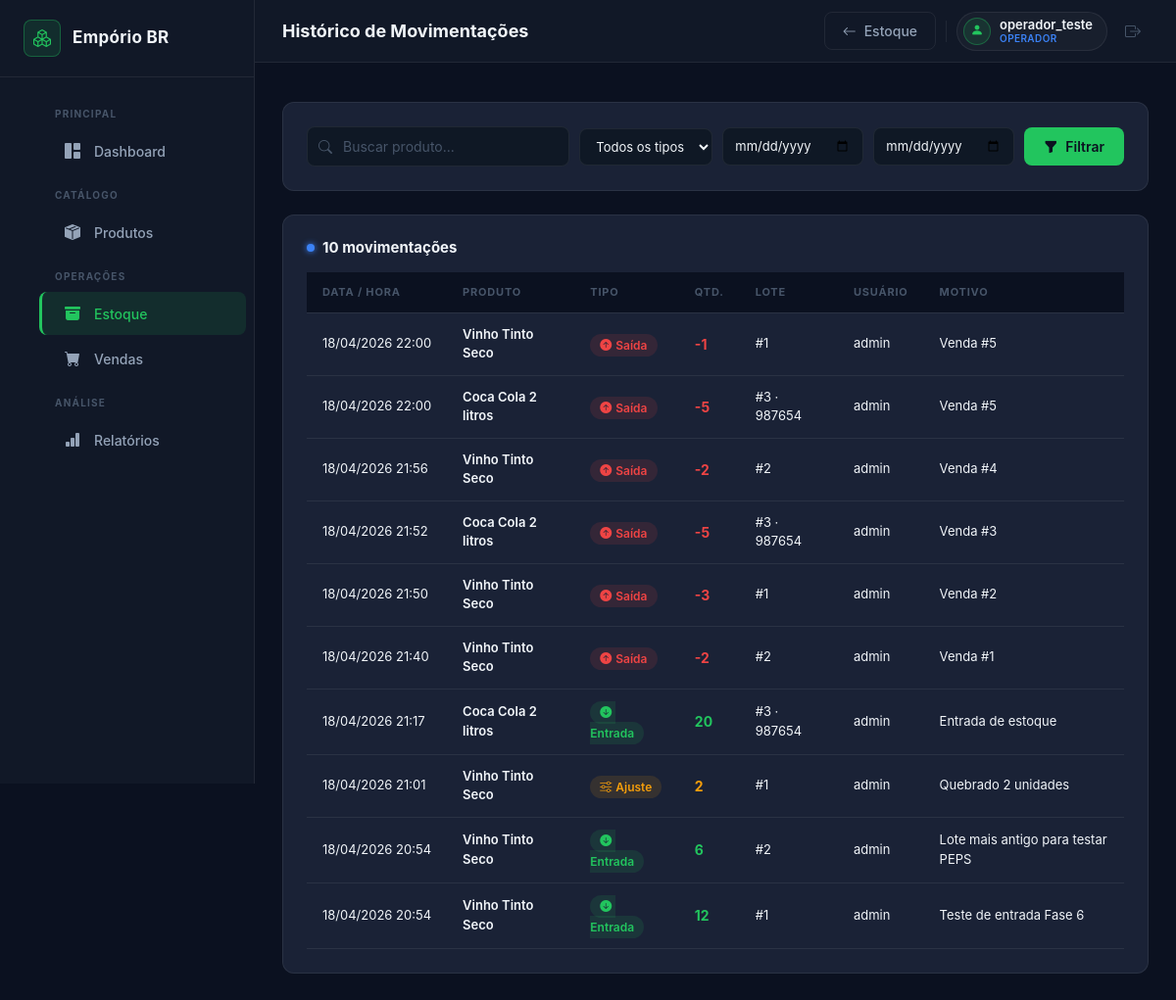
Page /movimentacoes (signed in) on the earlier database version.
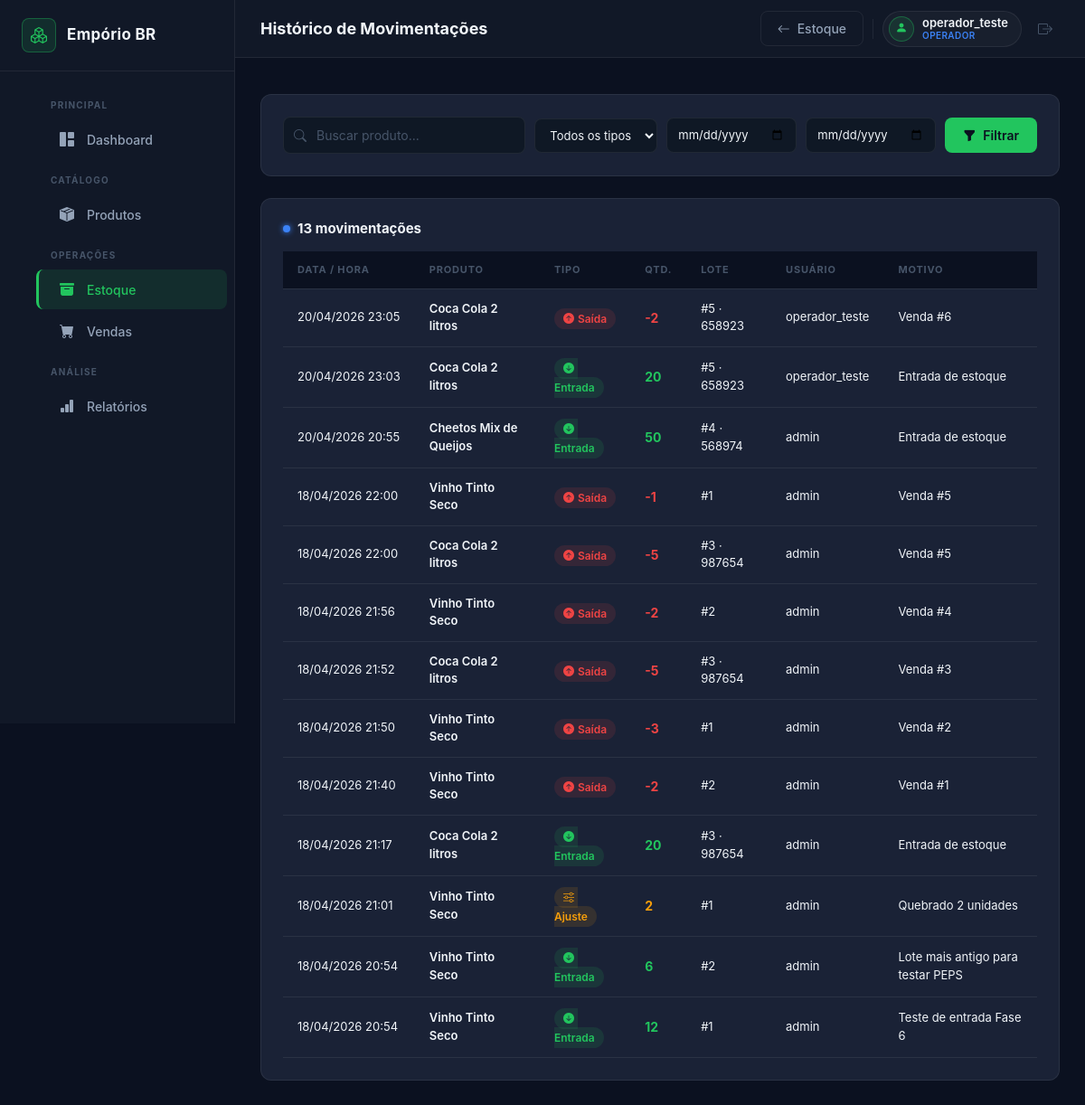
Same page on the later database version.
### app/models/models.py (models this page shows, shortened)
class Usuario(UserMixin, db.Model):
    __tablename__ = 'usuarios'
    id = db.Column(db.Integer, primary_key=True)
    nome = db.Column(db.String(100), nullable=False)
    senha_hash = db.Column(db.String(255), nullable=False)
    perfil = db.Column(db.String(20), nullable=False, default='operador')  # 'admin' ou 'operador'
    ativo = db.Column(db.Boolean, default=True)
    movimentacoes = db.relationship('Movimentacao', backref='usuario', lazy='dynamic')
    vendas = db.relationship('Venda', backref='usuario', lazy='dynamic')
    @property
    def is_admin(self):
        return self.perfil == 'admin'

class Movimentacao(db.Model):
    __tablename__ = 'movimentacoes'
    id = db.Column(db.Integer, primary_key=True)
    produto_id = db.Column(db.Integer, db.ForeignKey('produtos.id'), nullable=False)
    lote_id = db.Column(db.Integer, db.ForeignKey('lotes.id'))
    tipo = db.Column(db.String(20), nullable=False)  # 'entrada', 'saida', 'ajuste'
    quantidade = db.Column(db.Integer, nullable=False)
    data = db.Column(db.DateTime, default=lambda: datetime.now(timezone.utc))
    usuario_id = db.Column(db.Integer, db.ForeignKey('usuarios.id'), nullable=False)
    motivo = db.Column(db.String(200))

class Produto(db.Model):
    __tablename__ = 'produtos'
    id = db.Column(db.Integer, primary_key=True)
    nome = db.Column(db.String(150), nullable=False)
    categoria_id = db.Column(db.Integer, db.ForeignKey('categorias.id'), nullable=False)
    fabricante = db.Column(db.String(100))
    volume = db.Column(db.String(30))
    peso = db.Column(db.String(30))
    codigo_barras = db.Column(db.String(50), unique=True)
    margem_lucro = db.Column(db.Float, nullable=False, default=30.0)
    preco_custo = db.Column(db.Float, nullable=False, default=0.0)
    preco_venda = db.Column(db.Float, nullable=False, default=0.0)
    estoque_minimo = db.Column(db.Integer, nullable=False, default=5)
    estoque_maximo = db.Column(db.Integer, nullable=False, default=100)
    ativo = db.Column(db.Boolean, default=True)
    lotes = db.relationship('Lote', backref='produto', lazy='dynamic')
    movimentacoes = db.relationship('Movimentacao', backref='produto', lazy='dynamic')

class Lote(db.Model):
    __tablename__ = 'lotes'
    id = db.Column(db.Integer, primary_key=True)
    produto_id = db.Column(db.Integer, db.ForeignKey('produtos.id'), nullable=False)
    numero_lote = db.Column(db.String(60))
    quantidade = db.Column(db.Integer, nullable=False, default=0)
    data_validade = db.Column(db.Date)
    data_entrada = db.Column(db.DateTime, default=lambda: datetime.now(timezone.utc))
    itens_venda = db.relationship('ItemVenda', backref='lote', lazy='dynamic')
    movimentacoes = db.relationship('Movimentacao', backref='lote', lazy='dynamic')

### app/routes/estoque.py (the view, shortened to what this page needs)
@estoque_bp.route('/movimentacoes')
@login_required
def movimentacoes():
    busca = request.args.get('q', '').strip()
    tipo = request.args.get('tipo', '')
    data_ini = request.args.get('data_ini', '')
    data_fim = request.args.get('data_fim', '')
    pagina = request.args.get('pagina', 1, type=int)
    query = (
        Movimentacao.query
        .join(Produto, Movimentacao.produto_id == Produto.id)
        .order_by(Movimentacao.data.desc())
    )
    if busca:
        query = query.filter(Produto.nome.ilike(f'%{busca}%'))
    if tipo:
        query = query.filter(Movimentacao.tipo == tipo)
    paginacao = query.paginate(page=pagina, per_page=POR_PAGINA, error_out=False)
    return render_template(
        'estoque/movimentacoes.html',
        paginacao=paginacao,
        busca=busca,
        tipo=tipo,
        data_ini=data_ini,
        data_fim=data_fim,
    )

### app/models/models.py (called while the page is built)
@login_manager.user_loader
def load_user(user_id):
    return Usuario.query.get(int(user_id))

### app/templates/estoque/movimentacoes.html (shortened to what this page needs)
{% extends 'base.html' %}
{% block page_title %}Histórico de Movimentações{% endblock %}
{% block topbar_actions %}
  <a href="{{ url_for('estoque.visao_geral') }}" class="btn-outline">
    <i class="bi bi-arrow-left"></i> Estoque
  </a>
{% endblock %}
{% block content %}
<div class="card-dark mb-4">
  <form method="GET" action="{{ url_for('estoque.movimentacoes') }}" class="filter-row flex-wrap">
    <div class="filter-input">
      <input type="text" name="q" value="{{ busca }}"
             placeholder="Buscar produto..." class="filter-control">
    </div>
    <select name="tipo" class="filter-select">
      <option value="">Todos os tipos</option>
    </select>
    <input type="date" name="data_ini" value="{{ data_ini }}"
           class="filter-select" title="Data inicial">
    <input type="date" name="data_fim" value="{{ data_fim }}"
           class="filter-select" title="Data final">
    <button type="submit" class="btn-accent">
      <i class="bi bi-funnel-fill"></i> Filtrar
    </button>
  </form>
</div>
<div class="card-dark">
  <div class="section-header mb-3">
    <div class="section-title-group">
      <span class="section-dot dot-blue"></span>
      <h5 class="section-title">{{ paginacao.total }} movimentaç{{ 'ão' if paginacao.total == 1 else 'ões' }}</h5>
    </div>
  </div>
  {% if paginacao.items %}
    <div class="table-scroll">
      <table class="table-dark-custom">
        <thead>
          <tr>
            <th>Data / Hora</th>
            <th>Produto</th>
            <th>Tipo</th>
            <th>Qtd.</th>
            <th>Lote</th>
            <th>Usuário</th>
            <th>Motivo</th>
          </tr>
        </thead>
        <tbody>
          {% for m in paginacao.items %}
          <tr>
            <td class="text-muted-col nowrap">
              {{ m.data.strftime('%d/%m/%Y %H:%M') if m.data else '—' }}
            </td>
            <td>
              <span class="product-name">{{ m.produto.nome }}</span>
            </td>
            <td>
              {% if m.tipo == 'entrada' %}
                <span class="badge-green"><i class="bi bi-arrow-down-circle-fill me-1"></i>Entrada</span>
              {% elif m.tipo == 'saida' %}
                <span class="badge-red"><i class="bi bi-arrow-up-circle-fill me-1"></i>Saída</span>
              {% else %}
                <span class="badge-yellow"><i class="bi bi-sliders me-1"></i>Ajuste</span>
              {% endif %}
            </td>
            <td>
              <strong class="{% if m.tipo == 'saida' %}value-danger{% elif m.tipo == 'entrada' %}value-ok{% else %}value-warning{% endif %}">
                {% if m.tipo == 'saida' %}-{% elif m.quantidade > 0 and m.tipo == 'ajuste' %}+{% endif %}{{ m.quantidade | abs }}
              </strong>
            </td>
            <td class="text-muted-col">
              {% if m.lote %}
                #{{ m.lote_id }}{% if m.lote.numero_lote %} · {{ m.lote.numero_lote }}{% endif %}
              {% else %}—{% endif %}
            </td>
            <td class="text-muted-col">{{ m.usuario.nome }}</td>
            <td class="text-muted-col">{{ m.motivo or '—' }}</td>
          </tr>
          {% endfor %}
        </tbody>
      </table>
    </div>
  {% else %}
    <div class="empty-state">
      <i class="bi bi-clock-history empty-icon-green"></i>
      <p>Nenhuma movimentação encontrada com os filtros aplicados.</p>
    </div>
  {% endif %}
</div>
{% endblock %}

### app/templates/base.html (shortened to what this page needs)
<!DOCTYPE html>
<html lang="pt-BR">
<head>
  <link href="https://cdn.jsdelivr.net/npm/bootstrap@5.3.3/dist/css/bootstrap.min.css" rel="stylesheet">
  <link href="https://cdn.jsdelivr.net/npm/bootstrap-icons@1.11.3/font/bootstrap-icons.min.css" rel="stylesheet">
  <link href="{{ url_for('static', filename='css/styles.css') }}" rel="stylesheet">
</head>
<body>
<div class="layout-wrapper">
  <aside class="sidebar" id="sidebar">
    <div class="sidebar-brand">
      <span class="brand-icon"><i class="bi bi-boxes"></i></span>
      <span class="brand-name">Empório BR</span>
    </div>
    <nav class="sidebar-nav">
      <ul>
        <li class="nav-label">Principal</li>
        <li>
          <a href="{{ url_for('main.dashboard') }}"
             class="{{ 'active' if request.endpoint == 'main.dashboard' }}">
            <i class="bi bi-grid-1x2-fill"></i>
            <span>Dashboard</span>
          </a>
        </li>
        <li class="nav-label">Catálogo</li>
        <li>
          <a href="{{ url_for('produtos.lista_produtos') }}"
             class="{{ 'active' if request.endpoint and request.endpoint.startswith('produtos.') }}">
            <i class="bi bi-box-seam-fill"></i>
            <span>Produtos</span>
          </a>
        </li>
        <li class="nav-label">Operações</li>
        <li>
          <a href="{{ url_for('estoque.visao_geral') }}"
             class="{{ 'active' if request.endpoint and request.endpoint.startswith('estoque.') }}">
            <i class="bi bi-archive-fill"></i>
            <span>Estoque</span>
          </a>
        </li>
        <li>
          <a href="{{ url_for('vendas.nova_venda') }}"
             class="{{ 'active' if request.endpoint and request.endpoint.startswith('vendas.') }}">
            <i class="bi bi-cart-fill"></i>
            <span>Vendas</span>
          </a>
        </li>
        <li class="nav-label">Análise</li>
        <li>
          <a href="{{ url_for('relatorios.relatorio_estoque') }}"
             class="{{ 'active' if request.endpoint and request.endpoint.startswith('relatorios.') }}">
            <i class="bi bi-bar-chart-fill"></i>
            <span>Relatórios</span>
          </a>
        </li>
      </ul>
    </nav>
  </aside>
  <div class="main-content">
    <header class="topbar">
      <h1 class="page-title">{% block page_title %}{% endblock %}</h1>
      <div class="topbar-right">
        {% block topbar_actions %}{% endblock %}
        <div class="topbar-user">
          <div class="topbar-avatar"><i class="bi bi-person-fill"></i></div>
          <div class="topbar-user-info">
            <span class="topbar-user-name">{{ current_user.nome }}</span>
            <span class="topbar-user-role" style="{{ '' if current_user.is_admin else 'color:var(--info);' }}">
              {{ 'Admin' if current_user.is_admin else 'Operador' }}
            </span>
          </div>
        </div>
        <a href="{{ url_for('auth.logout') }}" class="btn-logout" title="Sair">
          <i class="bi bi-box-arrow-right"></i>
        </a>
      </div>
    </header>
    <div class="flash-container">
    </div>
    <main class="page-body">
      {% block content %}{% endblock %}
    </main>
  </div>
</div>
</body>
</html>

Differences in the rows shown:
added Movimentacao: data "20/04/2026 23:05", produto.nome "Coca Cola 2 litros", tipo "saida" (drawn), quantidade|abs "2", lote_id "5", lote.numero_lote "658923", usuario.nome "operador_teste", motivo "Venda #6"
added Movimentacao: data "20/04/2026 23:03", produto.nome "Coca Cola 2 litros", tipo "entrada" (drawn), quantidade|abs "20", lote_id "5", lote.numero_lote "658923", usuario.nome "operador_teste", motivo "Entrada de estoque"
added Movimentacao: data "20/04/2026 20:55", produto.nome "Cheetos Mix de Queijos", tipo "entrada" (drawn), quantidade|abs "50", lote_id "4", lote.numero_lote "568974", usuario.nome "admin", motivo "Entrada de estoque"
Other differences:
{{ paginacao.total }}: "10" → "13"
